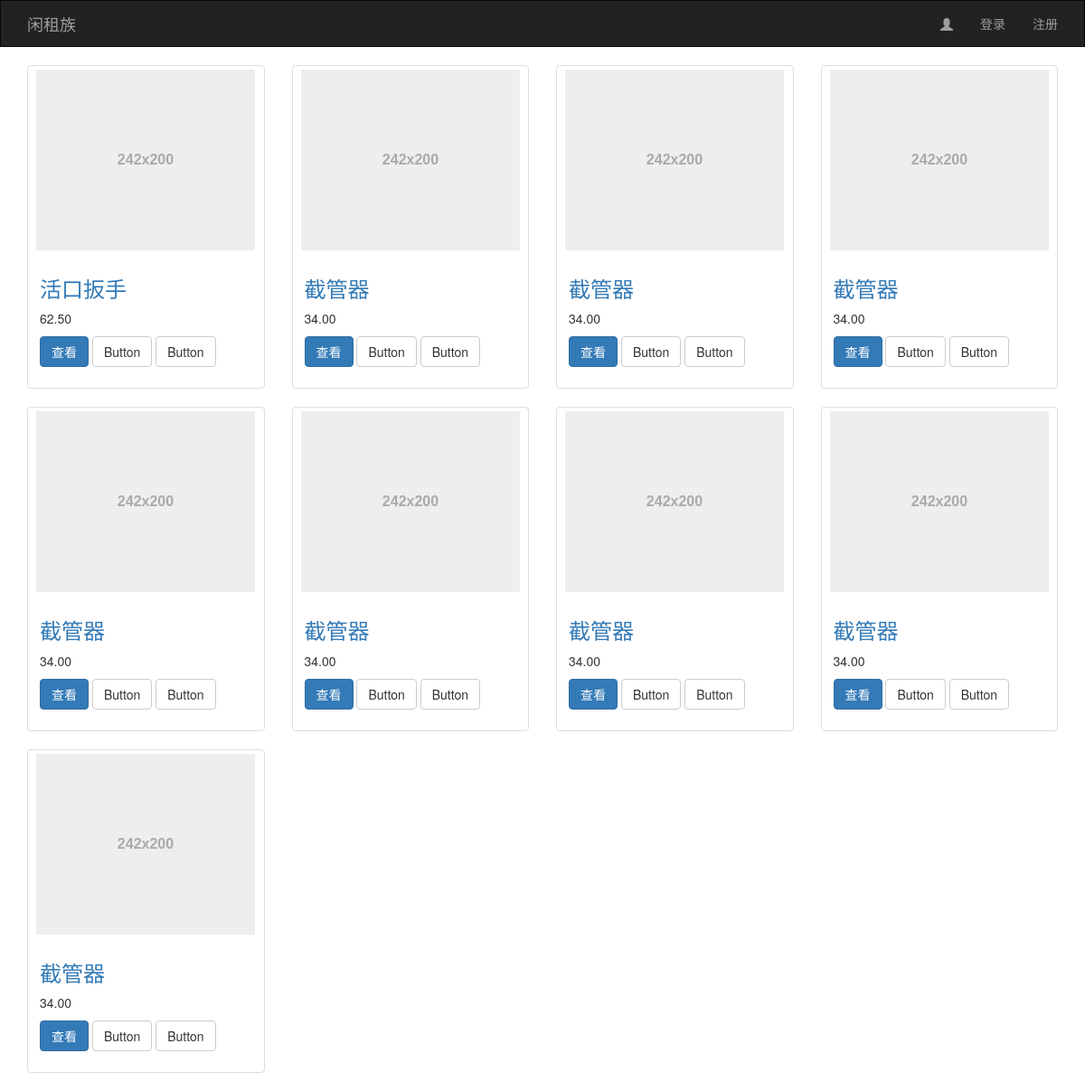
The page / on the database its author committed.
### tables this page shows
CREATE TABLE `re_tool` (
  `id` int(11) NOT NULL AUTO_INCREMENT,
  `name` varchar(50) NOT NULL COMMENT '工具名称',
  `img` text NOT NULL,
  `info` text NOT NULL COMMENT '工具介绍',
  `price` decimal(10,2) NOT NULL COMMENT '工具价值',
  PRIMARY KEY (`id`)
);

### application/controllers/Index.php (called while the page is built, shortened)
<?php
class Index extends CI_Controller {
	public function index()
	{
		$data=array();
		$data['title']='闲租族';
		$data['tools']=$this->db->query("SELECT * FROM re_tool")->result_array();
		$this->load->view('index',$data);
	}
}

### index.php (called while the page is built, shortened)
<?php
require_once BASEPATH.'core/CodeIgniter.php';

### application/views/index.php (the view)
<?php $this->load->view('header'); ?>
<div class="container">
  <div class="row">
  	<?php
	if($tools){
		foreach($tools as $t){
			?>
            <div class="col-sm-6 col-md-3">
              <div class="thumbnail">
                <a href="<?php echo makeurl('Detail','',$t['id']); ?>" target="_blank"><img src="<?php echo $t['img']; ?>" /></a>
                <div class="caption">
                  <h3><a href="<?php echo makeurl('Detail','',$t['id']); ?>" target="_blank"><?php echo $t['name']; ?></a></h3>
                  <p><?php echo $t['price']; ?></p>
                  <p>
                  <a href="<?php echo makeurl('Detail','',$t['id']); ?>" class="btn btn-primary" role="button" target="_blank">查看</a>
                  <a href="<?php echo $this->config->item('base_url'); ?>" class="btn btn-default" role="button">Button</a>
                  <a href="<?php echo $this->config->item('base_url'); ?>" class="btn btn-default" role="button">Button</a>
                  </p>
                </div>
              </div>
            </div>
            <?php
		}
	}
	?>
  </div>
</div>
<?php $this->load->view('footer'); ?>

### application/views/header.php (shortened to what this page needs)
<!DOCTYPE html PUBLIC "-//W3C//DTD XHTML 1.0 Transitional//EN" "http://www.w3.org/TR/xhtml1/DTD/xhtml1-transitional.dtd">
<html xmlns="http://www.w3.org/1999/xhtml">
<head>
  <link rel="stylesheet" href="http://cdn.bootcss.com/jqueryui/1.11.0/jquery-ui.min.css">
  <link rel="stylesheet" href="http://cdn.bootcss.com/bootstrap/3.3.0/css/bootstrap.min.css">
</head>
<body>
<nav class="navbar navbar-inverse" role="navigation" style="border-radius:0px;">
  <div class="container">
    <div class="navbar-header"> <a class="navbar-brand" href="<?php echo $this->config->base_url(); ?>"><?php echo $title; ?></a> </div>
      <ul class="nav navbar-nav navbar-right">
        <li><a href="javascript:;" class="glyphicon glyphicon-user"></a></li>
        <li><a href="javascript:;" id="login_open">登录</a></li></li>
        <li><a href="javascript:;" id="regist_open">注册</a></li></li>
      </ul>
  </div>
</nav>

### application/views/footer.php (shortened to what this page needs)
</body>
</html>

### rows shown on the page
re_tool: img (picture), name "活口扳手", price "62.50"
re_tool: name "截管器", price "34.00"
re_tool: name "截管器", price "34.00"
re_tool: name "截管器", price "34.00"
re_tool: name "截管器", price "34.00"
re_tool: name "截管器", price "34.00"
re_tool: name "截管器", price "34.00"
re_tool: name "截管器", price "34.00"
re_tool: name "截管器", price "34.00"

### other values the page prints
$title "闲租族"
